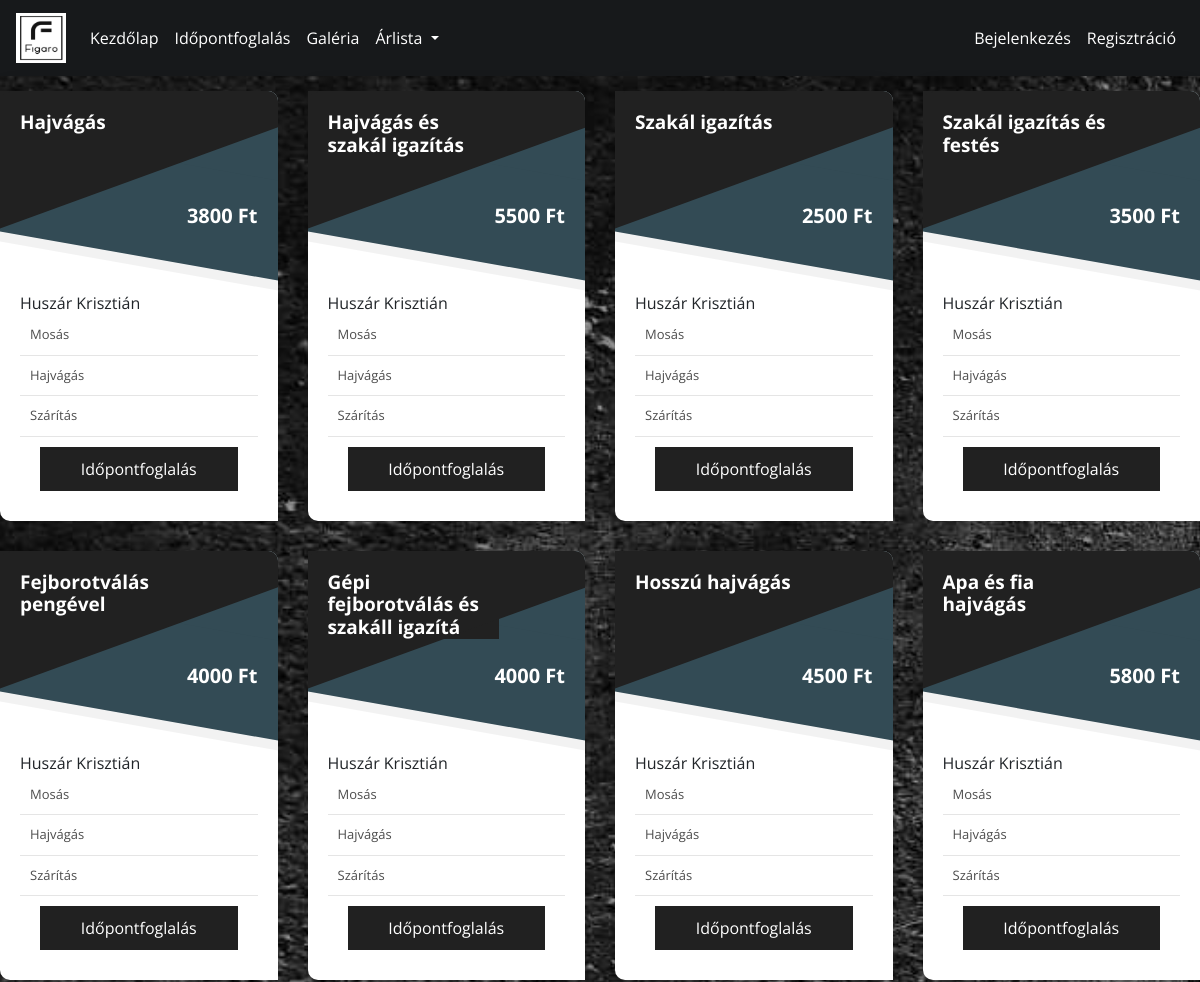
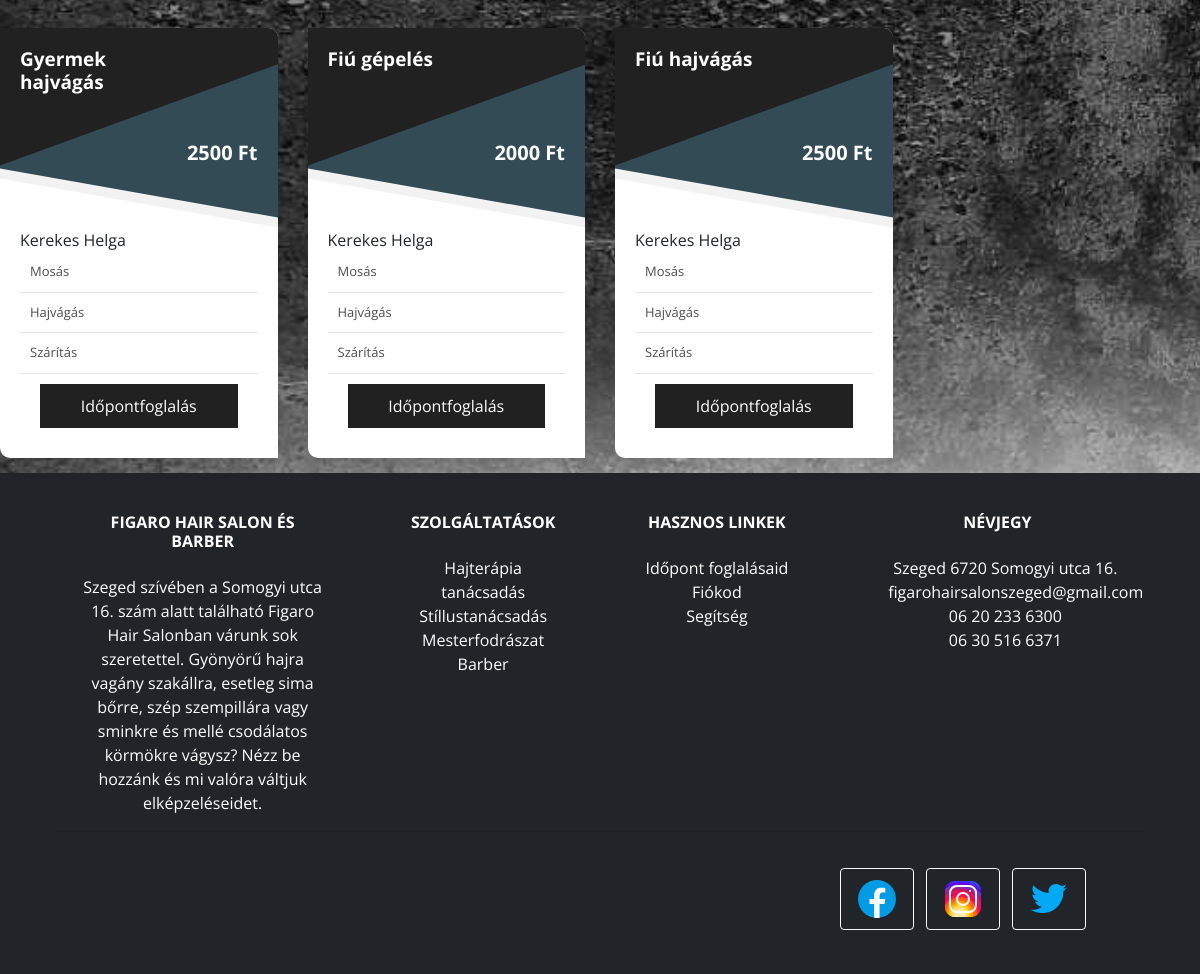
The app's page /price_list_man/ with its own data (2 pictures, top to bottom).
### Home/models.py (models this page shows, shortened)
class Price(models.Model):
    tittle = models.CharField(max_length=37)
    price = models.CharField(max_length=10)
    barber_name = models.CharField(max_length=50)
    description= models.CharField(max_length=200)
    categori = models.BigIntegerField()
    time = models.CharField(max_length=8)

### Home/views.py (the view)
# urls.py: path('price_list_man/', views.price_list_man, name = 'Price_man'),
def price_list_man(request):
    if request.method == 'GET':
        price_datas = Price.objects.all()
        return render(request, "Price_list.html", {'actual_page': 'price_list_man', 'user_id':user_id, 'price_datas': price_datas})

### Home/templates/Price_list.html (shortened to what this page needs)
{% extends 'base.html' %}
{% block content %}
    {% if  actual_page == "price_list_man"%}
        {% include 'Price_list_man.html' %}
    {% elif actual_page == "price_list_women" %}
        <div>
            {% block women %}
                {% include 'Price_list_women.html' %}
            {% endblock women %}
        </div>
    {% elif actual_page == "price_list_examination" %}
        <div>
            {% block examination %}
                {% include 'Price_list_examination.html' %}
            {% endblock examination %}
        </div>
    {% endif %}
{% endblock content %}

### Home/templates/Price_list_man.html
{% load static %}
<div class="row">
    {% for price_data in price_datas %}
        {% if price_data.categori == 0 %}
            <div class="col-md-4 col-sm-6 col-lg-3">
                <div class="pricing-table-3 basic">
                    <div class="pricing-table-header">
                        <h4><strong>{{price_data.tittle}}</strong></h4>
                    </div>
                    <div class="price"><strong>{{price_data.price}} Ft</strong></div>
                    <div class="pricing-body">
                        <ul class="pricing-table-ul">
                            <p>{{price_data.barber_name}}</p>
                            <li></i> Mosás</li>
                            <li></i> Hajvágás</li>
                            <li></i> Szárítás</li>
                        </ul><a href="{% url 'Booking' %}?hairdresser_id=2&categori_id={{price_data.id}}" class="view-more">Időpontfoglalás</a></div>
                </div>
            </div>
        {% endif %}
    {% endfor %}
</div>

### Home/static/style/style.css (style rules this page uses)
body { background-color: #262626; background-attachment: fixed; background-image: url(../image/bg/old-black-background.jpg); background-repeat: no-repeat; background-size: cover; }

### Home/static/style/price.css (style rules this page uses)
h1,h2,h3,h4,h5,h6,div,input,p { font-family: "Open Sans"; margin:0px; }
h4 { font-size:19px; }
ul { margin: 0px; padding: 0px; list-style: none; }
.pricing-table-3 { background-color:#FFF; margin:15px auto; box-shadow:0px 0px 25px rgba(0,0,0,0.1); max-width:300px; border-radius:0px 10px 0px 10px; overflow:hidden; position:relative; min-height:250px; transition:all ease-in-out 0.25s; }
.pricing-table-3.basic .price { background-color:#334b55; color:#FFF; }
.pricing-table-3 .pricing-table-header { background-color:#212121; width: 69%; color:#FFF; padding:20px 0px 0px 20px; position:absolute; z-index:5; }
.pricing-table-3 .pricing-table-header::before { content:""; position:absolute; left:-50px; right:-180px; height:125px; top:-50px; background-color:#212121; z-index:-1; transform:rotate(-20deg) }
.pricing-table-3 .price { position:absolute; top:0px; text-align:right; padding:110px 20px 0px 0px; right:0px; left:0px; font-size:20px; z-index:4; }
.pricing-table-3 .price::before { content:""; position:absolute; left:0px; right:0px; height:100px; bottom:-25px; background-color:inherit; transform:skewY(10deg); z-index:-1; box-shadow:0px 5px 0px 5px rgba(0,0,0,0.05); }
.pricing-table-3 .pricing-body { padding:20px; padding-top:200px; }
.pricing-table-3 .pricing-table-ul li { color:rgba(0,0,0,0.7); font-size:13px; padding:10px; border-bottom:1px solid rgba(0,0,0,0.1); }
.pricing-table-3 .view-more { margin:10px 20px; display:block; text-align:center; background-color:#212121; padding:10px 0px; color:#FFF; }

### records on screen
Price: tittle "Hajvágás", price "3800", barber_name "Huszár Krisztián"
Price: tittle "Hajvágás és szakál igazítás", price "5500", barber_name "Huszár Krisztián"
Price: tittle "Szakál igazítás", price "2500", barber_name "Huszár Krisztián"
Price: tittle "Szakál igazítás és festés", price "3500", barber_name "Huszár Krisztián"
Price: tittle "Fejborotválás pengével", price "4000", barber_name "Huszár Krisztián"
Price: tittle "Gépi fejborotválás és szakáll igazítá", price "4000", barber_name "Huszár Krisztián"
Price: tittle "Hosszú hajvágás", price "4500", barber_name "Huszár Krisztián"
Price: tittle "Apa és fia hajvágás", price "5800", barber_name "Huszár Krisztián"
Price: tittle "Gyermek hajvágás", price "2500", barber_name "Kerekes Helga"
Price: tittle "Fiú gépelés", price "2000", barber_name "Kerekes Helga"
Price: tittle "Fiú hajvágás", price "2500", barber_name "Kerekes Helga"
